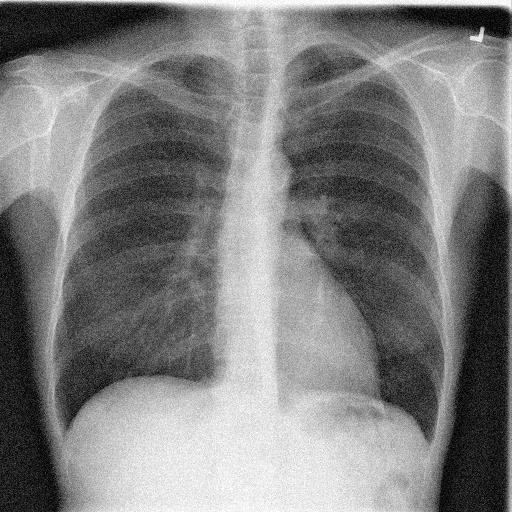
#> input picture noise_reduction/input/xray_noisy.png, 1024 x 1024 px, found by its file name (shown at 1/2 size)
$ python main.py
#> lines starting #> are read from the running program, lines starting #| are printed output that depends on the picture
import cv2
import numpy as np

# img1=cv2.imread("noise_reduction/input/board_noisy.png",cv2.IMREAD_GRAYSCALE)
# img1=cv2.imread("noise_reduction/input/image_noisy.png",cv2.IMREAD_GRAYSCALE)
img1=cv2.imread("noise_reduction/input/xray_noisy.png",cv2.IMREAD_GRAYSCALE)
#> img1 is the input picture: shape (1024, 1024); min 0, max 255, mean 125.6


rows,cols=img1.shape
#> rows = 1024; cols = 1024
result=np.zeros((rows,cols),dtype=np.uint8)


# [14 lines of commented-out code are left out]


filter=np.ones((15,15))/225
for i in range(7,rows-8):
    for j in range(7,cols-8):
        small=img1[i-7:i+8,j-7:j+8]
        average=np.sum(small*filter)
        result[i,j]=average
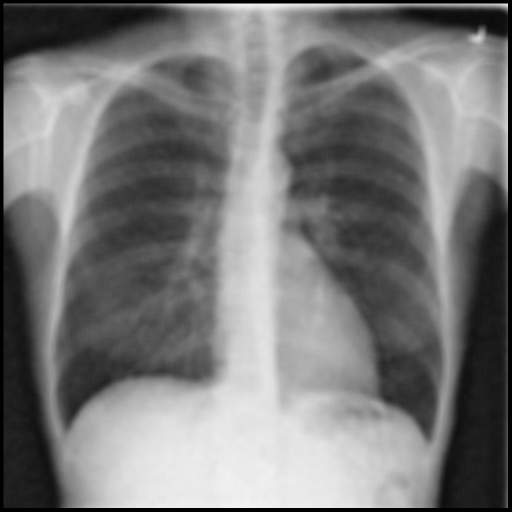
#> result: shape (1024, 1024) (shown at 1/2 size); min 0, max 245, mean 120.9

cv2.imwrite("noise_reduction/output/result9.png",result)
